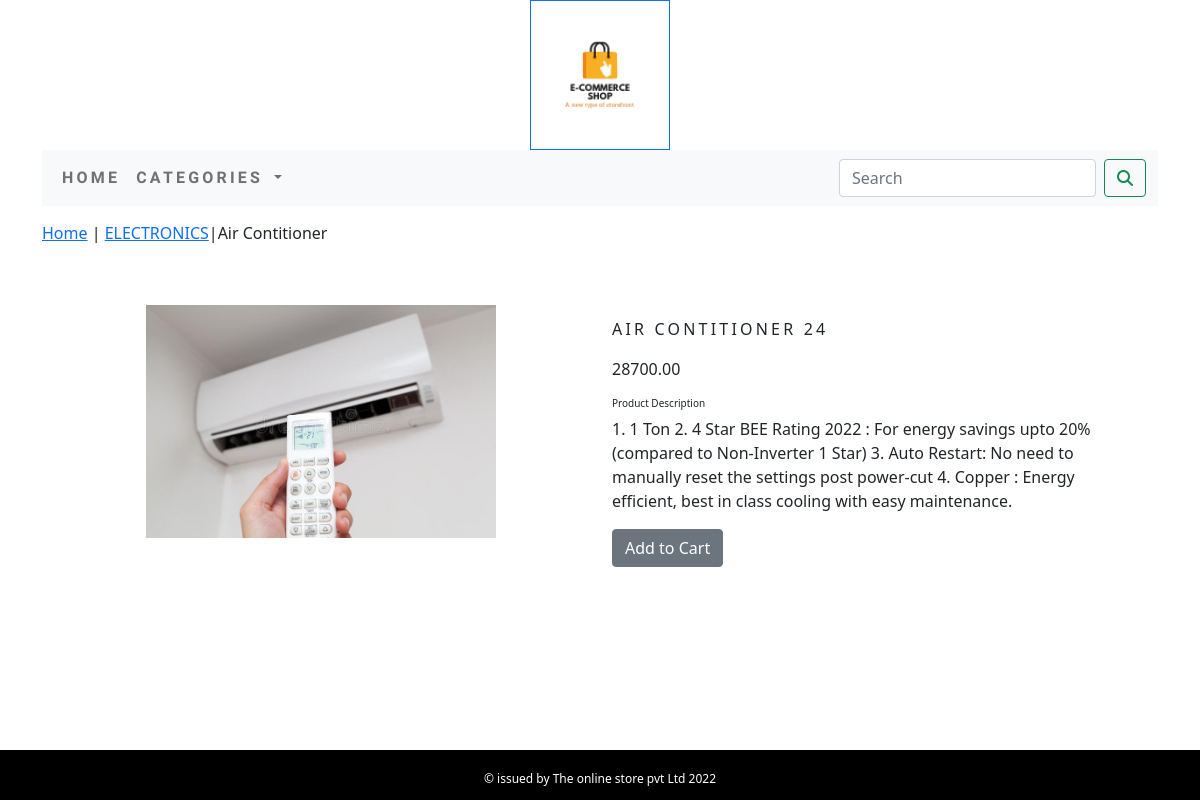
/ecomapp/electronics/air-contitioner/, run on the app's committed database.
### ecomapp/models.py (models this page shows, shortened)
class Product(models.Model):
    name=models.CharField(max_length=250,unique=True)
    slug=models.SlugField(max_length=250,unique=True)
    description=models.TextField(blank=True)
    price=models.DecimalField(max_digits=10,decimal_places=2)
    category=models.ForeignKey(Category,on_delete=models.CASCADE)
    image=models.ImageField(upload_to='product',blank=True)
    stock=models.IntegerField()
    available=models.BooleanField(default=True)
    created=models.DateTimeField(auto_now_add=True)
    updated=models.DateTimeField(auto_now=True)
    class Meta:
        ordering=('name',)
        verbose_name='product'
        verbose_name_plural='products'

class Category(models.Model):
    name=models.CharField(max_length=250,unique=True)
    slug=models.SlugField(max_length=250,unique=True)
    description=models.TextField(blank=True)
    image=models.ImageField(upload_to='category',blank=True)
    class Meta:
        ordering=('name',)
        verbose_name='category'
        verbose_name_plural='categories'
    def get_url(self):
        return reverse('ecomapp:products_by_category',args=[self.slug])
    def __str__(self):
        return '{}'.format(self.name)

### ecomapp/views.py (the view)
# urls.py: path('<slug:c_slug>/<slug:p_slug>/',views.prodDetail,name='ProCatDetail'),
def prodDetail(request,c_slug,p_slug):
    try:
        product=Product.objects.get(category__slug=c_slug,slug=p_slug)
    except Exception as e:
        raise e
    return render(request,"product.html",{'product':product})

### cartapp/context_processors.py (called while the page is built)
def counter(request):
    item_count=0
    if 'admin' in request.path:
        return {}
    else:
        try:
            cart=Cart.objects.filter(cart_id=_cart_id(request))
            cart_items=CartItem.objects.all().filter(cart=cart[:1])
            for cart_item in cart_items:
                item_count += cart_item.quantity
        except Cart.DoesNotExist:
            item_count=0
    return dict(item_count=item_count)

### cartapp/views.py (called while the page is built)
def _cart_id(request):
       cart=request.session.session_key
       if not cart:
           cart=request.session.create()
       return cart

### ecomapp/context_processors.py (called while the page is built)
def menu_links(request):
    links=Category.objects.all()
    return dict(links=links)

### templates/product.html (shortened to what this page needs)
{% extends 'base.html' %}
{% load static %}
{% block content %}
    <div class="row product_row">
        <div class="mx-auto">
            <p><a href="{% url 'ecomapp:allprodcat' %}">Home</a> | <a href="{{ product.category.get_url }}">{{ product.category }}</a>|{{ product.name}}</p>
        </div>
    </div>
<div class="container"><br>
    <div class="row">
        <div class="col-12 col-sm-12 col-md-12 col-lg-6 text-center">
            <div style="min-width:18rem;">
                <img class="prod_img" src="{{ product.image.url }}" alt="{{ product.name }}" height="auto" width="350">
            </div><br><br>
        </div>
        <div class="col-12 col-sm-12 col-md-12 col-lg-6">
            <h2 class="prod_title"> {{ product.name }} {{product.id}} </h2>
            <p> {{product.price }} </p>
            <h4 class="p_title"> Product Description </h4>
            <p class="text-justify prod_text"> {{product.description}} </p>
            {% if product.stock <= 0 %}
            <p class="text-justify prod_text"><b>Out of Stock</b></p>
            {% else %}
            <a class="btn btn-secondary" href="{% url 'cartapp:addcart' product.id %}">Add to Cart</a><br><br>
            {% endif %}
        </div>
    </div>
</div>
{% endblock %}

### static/css/custom.css (style rules this page uses)
.body { display:flex; flex-direction:column; min-height:100vh; }
.product_row { padding-top:15px; padding-bottom:20px; }
.prod_title { font-size:16px; text-transform:uppercase; letter-spacing:.2em; padding-top:15px; padding-bottom:10px; }
.prod_text { padding-right:20px; }
.p_title { font-size:10px; }

### data on the page
Product: category "ELECTRONICS", name "Air Contitioner", image (picture), name "AIR CONTITIONER", id "24", price "28700.00", description "1. 1 Ton 2. 4 Star BEE Rating 2022 : For energy savings upto 20% (compared to Non-Inverter 1 Star) 3. Auto Restart: No need to manually reset the settings post power-cut 4. Copper : Energy efficient, best in class cooling with easy maintenance."
